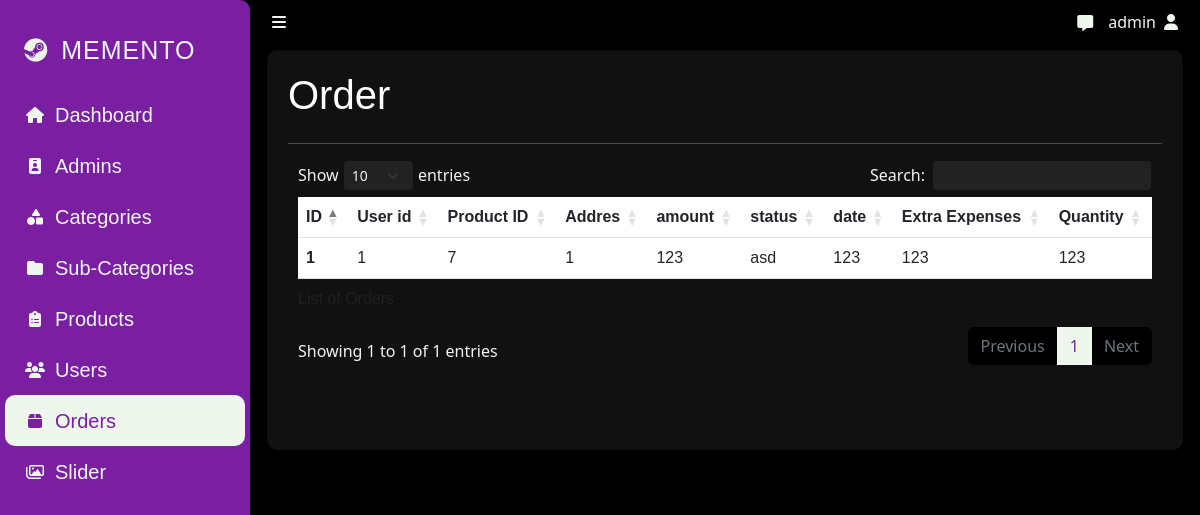
Screenshot of /admin/order.php (signed in) with the database file from the repository.
### tables this page shows
CREATE TABLE IF NOT EXISTS `orders` (
  `id` int(11) NOT NULL AUTO_INCREMENT,
  `user_id` int(11) NOT NULL,
  `product_id` int(11) NOT NULL,
  `address_id` int(11) NOT NULL,
  `amount` int(11) NOT NULL,
  `status` varchar(255) NOT NULL,
  `date` int(11) NOT NULL,
  `extra_expenses` int(11) NOT NULL,
  `quantity` int(11) NOT NULL,
  PRIMARY KEY (`id`),
  KEY `FK_order_user` (`user_id`),
  KEY `FK_order_product` (`product_id`)
);

### admin/order.php (the view, shortened to what this page needs)
<?php
include("template/header.php");
include("../global/api/conn.php");
?>
<div class="card">
    <h1>Order</h1>
    <hr>
    <table id="table" class="table table-responsive text-center">
        <caption>List of Orders</caption>
        <?php
        $sql = "SELECT * FROM orders";
        $result = mysqli_query($conn, $sql);
        $output = '<thead>'
            . '<tr>'
            . '<th>ID</th>'
            . '<th>User id</th>'
            . '<th>Product ID</th>'
            . '<th>Addres</th>'
            . '<th>amount</th>'
            . '<th>status</th>'
            . '<th>date</th>'
            . '<th>Extra Expenses</th>'
            . '<th>Quantity</th>'
            . '</tr>'
            . '</thead>'
            . '<tbody>';
        while ($row = mysqli_fetch_assoc($result)) {
            $output .= '<tr>'
                . '<th scope="row">' . $row['id'] . '</td>'
                . '<td>' . $row['user_id'] . '</td>'
                . '<td>' . $row['product_id'] . '</td>'
                . '<td>' . $row['address_id'] . '</td>'
                . '<td>' . $row['amount'] . '</td>'
                . '<td>' . $row['status'] . '</td>'
                . '<td>' . $row['date'] . '</td>'
                . '<td>' . $row['extra_expenses'] . '</td>'
                . '<td>' . $row['quantity'] . '</td>'
                . '</td>'
                . '</tr>';
        }
        $output .= "</tbody>";
        echo $output;
        ?>
    </table>
</div>

### admin/template/header.php (shortened to what this page needs)
<!DOCTYPE html>
<html lang="en">
<head>
    <link href="https://cdn.jsdelivr.net/npm/bootstrap@5.3.0-alpha1/dist/css/bootstrap.min.css" rel="stylesheet"
>
    <link rel="stylesheet" href="https://cdn.datatables.net/1.13.1/css/dataTables.bootstrap5.min.css">
    <link rel="stylesheet" href="https://cdnjs.cloudflare.com/ajax/libs/font-awesome/6.2.0/css/all.min.css"
 />
    <link rel="stylesheet" href="../css/nice-select.css">
    <link rel="stylesheet" href="css/global.css">
    <link rel="stylesheet" href="css/panel.css">
</head>
<body>
    <?php
    include("../global/api/conn.php");
    ?>
    <div class="hero">
        <div class="sidebar active">
            <div class="brand">
                <a href="index.php" class="brand-link">
                    <i class="fa-brands fa-steam"></i>
                </a>
                <a href="index.php" class="brand-link">
                    <span class="brand_name">MEMENTO</span>
                </a>
            </div>
            <div class="navigation">
                <ul class="items-list">
                    <li class="item" data-bs-toggle="tooltip" data-bs-title="Dashboard" data-bs-placement="right">
                        <a href="dashboard.php">
                            <i class="fa-solid fa-house"></i>
                            <span class="links_name">Dashboard</span>
                        </a>
                    </li>
                    <?php
                    if (isset($_SESSION["super"]) && $_SESSION["super"] == 1) {
                        ?>
                        <li class="item" data-bs-toggle="tooltip" data-bs-title="Admins" data-bs-placement="right">
                            <a href="admin.php">
                                <i class="fa-solid fa-id-badge"></i>
                                <span class="links_name">Admins</span>
                            </a>
                        </li>
                        <?php
                    }
                    ?>
                    <li class="item" data-bs-toggle="tooltip" data-bs-title="Categories" data-bs-placement="right">
                        <a href="category.php">
                            <i class="fa-solid fa-shapes"></i>
                            <span class="links_name">Categories</span>
                        </a>
                    </li>
                    <li class="item" data-bs-toggle="tooltip" data-bs-title="Sub-Categories" data-bs-placement="right">
                        <a href="subcat.php">
                            <i class="fas fa-folder"></i>
                            <span class="links_name">Sub-Categories</span>
                        </a>
                    </li>
                    <li class="item" data-bs-toggle="tooltip" data-bs-title="Products" data-bs-placement="right">
                        <a href="product.php">
                            <i class="fa-solid fa-clipboard-list"></i>
                            <span class="links_name">Products</span>
                        </a>
                    </li>
                    <li class="item" data-bs-toggle="tooltip" data-bs-title="Users" data-bs-placement="right">
                        <a href="user.php">
                            <i class="fa-solid fa-users"></i>
                            <span class="links_name">Users</span>
                        </a>
                    </li>
                    <li class="item" data-bs-toggle="tooltip" data-bs-title="Orders" data-bs-placement="right">
                        <a href="order.php">
                            <i class="fa-solid fa-box"></i>
                            <span class="links_name">Orders</span>
                        </a>
                    </li>
                    <li class="item" data-bs-toggle="tooltip" data-bs-title="slider" data-bs-placement="right">
                        <a href="slider.php">
                            <i class="fa-regular fa-images"></i>
                            <span class="links_name">Slider</span>
                        </a>
                    </li>
                </ul>
            </div>
        </div>
        <header class="header container-fluid">
            <div class="sidebar-toggler">
                <i class="fa-solid fa-bars"></i>
            </div>
            <div class="chat">
                <a href="#" data-bs-toggle="dropdown" aria-expanded="false" style="text-decoration: none">
                    <i class="fa-solid fa-message"></i>
                </a>
            </div>
            <div class="profile">
                <a href="#" data-bs-toggle="dropdown" aria-expanded="false" style="text-decoration: none">
                    <?php
                    $id = $_SESSION['admin'];
                    $query = "SELECT * FROM admin WHERE id=$id";
                    $result = mysqli_query($conn, $query);
                    $row = mysqli_fetch_assoc($result);
                    echo $row["username"];
                    ?>
                    <i class="fa-solid fa-user ms-2"></i>
                </a>
            </div>
        </header>
        <div class="main container-fluid">

### admin/css/global.css (style rules this page uses)
:root { --primary: #273043; --secondary: #9197AE; --black: #000; --black-1: #111; --black-2: #222; --black-3: #333; --black-4: #444; --black-a: #aaa; --grey: #49494b; --white: #EFF6EE; --white-2: #c7c5c5; --blue: #1F487E; --teal: #00BD9D; --orange: #e75627; --red: #F02D3A; --purple: #7b1fa2; }
* { margin: 0; padding: 0; box-sizing: border-box; }
.main>.card { background-color: var(--black-1); padding: 20px; margin-block: 10px; margin-left: 5px; min-height: 400px; width: calc(100% - 10px); border-radius: 10px; }
.card h1, .table { color: white; font-family: 'Trebuchet MS', 'Lucida Sans Unicode', 'Lucida Grande', 'Lucida Sans', Arial, sans-serif; }
.table { overflow-x: auto; }
hr { color: var(--white); }
table.dataTable td, table.dataTable th { text-align: start; }

### admin/css/panel.css (style rules this page uses)
html { height: 100%; }
body { background-color: var(--black); height: 100%; }
.hero { min-height: 100%; width: 100%; margin: 0; display: flex; }
.sidebar { min-height: 100%; width: 70px; background-color: var(--purple); transition: .4s; transition-delay: .2s; position: fixed; z-index: 3; }
.sidebar.active { min-height: 100%; width: 250px; border-radius: 0 10px 10px 0; display: flex; flex-direction: column; transition: .4s; }
.sidebar .links_name { width: 200px; opacity: 0; pointer-events: none; transition: .4s; }
.sidebar.active .links_name { opacity: 1; transition: opacity .4s; transition-delay: .2s; }
.sidebar .brand .brand_name { pointer-events: none; opacity: 0; transition: .4s; }
.sidebar.active .brand .brand_name { opacity: 1; transition: .4s; transition-delay: .2s; }
.brand { height: 70px; position: absolute; top: 32px; left: 24px; }
.brand>a>i { font-size: 24px; margin-right: 5px; }
.brand-link { text-decoration: none; color: var(--white); font-family: Arial, Helvetica, sans-serif; font-size: 25px; letter-spacing: 1px; }
.items-list { margin-top: 64px; padding-inline: 5px; padding-block: 25px; height: 100%; list-style-type: none; font-family: 'Gill Sans', 'Gill Sans MT', Calibri, 'Trebuchet MS', sans-serif; font-size: 20px; }
.item { padding-block: 10px; padding-inline: 20px; cursor: pointer; width: 100%; border-radius: 10px; }
.item>a { text-decoration: none; width: 100%; color: var(--white); display: inline-grid; grid-template-columns: 20px 100px; column-gap: 10px; grid-auto-flow: column; }
.item>a>i { font-size: 16px; display: flex; justify-content: center; align-items: center; }
.item.active { background-color: var(--white); }
.item:hover>a, .item.active>a { color: var(--purple); }
.header { width: auto; position: fixed; top: 0; right: 0; left: 250px; display: flex; justify-content: flex-start; align-items: center; transition: .4s; z-index: 2; background-color: var(--black); }
.profile, .sidebar-toggler { margin: 10px; text-align: center; cursor: pointer }
.profile>a, .sidebar-toggler>i, .chat>a { color: var(--white); }
.profile>a { text-decoration: none; display: flex; align-items: center; }
.chat { margin-right: 5px; margin-top: 2px; margin-left: auto; }
.main { margin-top: 40px; margin-left: 250px; width: 100%; height: 100%; transition: .4s; overflow-x: hidden; }

### rows the page displays
orders: id "1", user "1", product "7", address "1", amount "123", status "asd", date "123", extra_expenses "123", quantity "123"

### other values shown
$row["username"] "admin"
